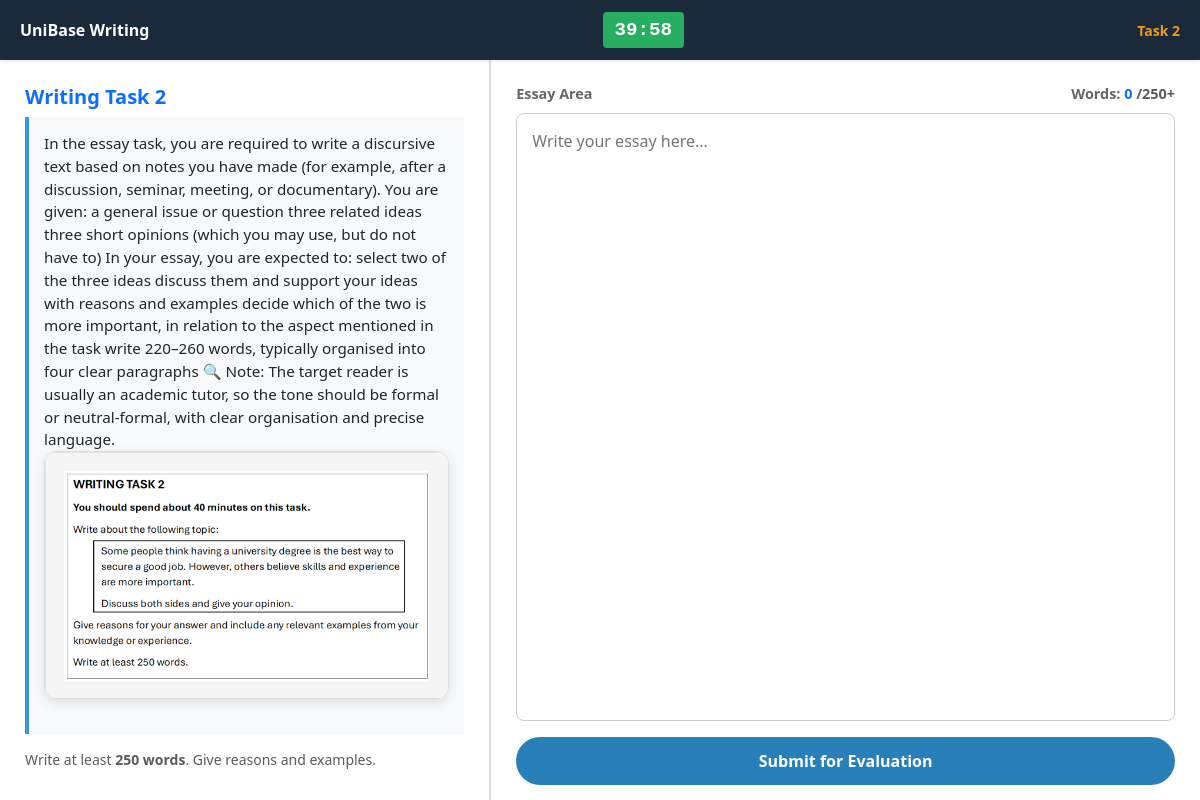
The app's page /writing/3/ (signed in) with its own data.
### app/models.py (models this page shows, shortened)
class PaidTestMixin(models.Model):
    is_paid = models.BooleanField(default=False)
    price = models.PositiveIntegerField(default=25)
    class Meta:
        abstract = True

class WritingQuestion(PaidTestMixin):
    TASK_CHOICES   = (('task1','Task 1'),('task2','Task 2'))
    title          = models.CharField(max_length=255)
    task_type      = models.CharField(max_length=10, choices=TASK_CHOICES)
    question_text  = models.TextField()
    question_image = models.ImageField(upload_to='writing/question/', blank=True, null=True)

### app/views.py (the view)
# urls.py: path('writing/<int:pk>/', writing_detail, name='writing_detail'),
@login_required
def writing_detail(request, pk):
    question = get_object_or_404(WritingQuestion, pk=pk)
    if request.method == 'POST':
        allowed, status = check_test_access(request.user, question, category="IELTS_WRITING")
        if not allowed:
            messages.error(request, "Sizda yetarli coin yo'q!")
            return redirect("buy_coins")
        form = WritingSubmissionForm(request.POST)
        if form.is_valid():
            submission          = form.save(commit=False)
            submission.user     = request.user
            submission.question = question
            ai_result           = check_ielts_writing(question.task_type, question.question_text, submission.answer)
            match = re.search(r'Overall Band:\s*([\d\.]+)', ai_result)
            if match:
                submission.band_score = float(match.group(1))
            submission.feedback = ai_result
            submission.save()
            return redirect('writing_result', submission.id)
    else:
        form = WritingSubmissionForm()
    return render(request, 'detail.html', {'question': question, 'form': form, 'status': 'ready'})

### app/forms.py
class WritingSubmissionForm(forms.ModelForm):
    class Meta:
        model = WritingSubmission
        fields = ['answer']
        widgets = {
            'answer': forms.Textarea(attrs={
                'rows': 15,
                'placeholder': 'Javobingizni shu yerga yozing...',
                'class': 'writing-textarea',
            })
        }

### app/templates/detail.html (shortened to what this page needs)
<!DOCTYPE html>
<html lang="uz">
<head>
    {% load static %}
    <link href="https://cdn.jsdelivr.net/npm/bootstrap@5.3.0/dist/css/bootstrap.min.css" rel="stylesheet">
</head>
<body>
<header class="header shadow-sm">
    <div class="fw-bold">UniBase <span class="d-none d-sm-inline">Writing</span></div>
    <div id="timer">
    </div>
    <div class="small fw-bold {% if question.task_type == 'task1' %}task-badge-1{% else %}task-badge-2{% endif %}">
        {% if question.task_type == 'task1' %}Task 1{% else %}Task 2{% endif %}
    </div>
</header>
<div class="main-container">
    <div class="task-pane">
        <h5 class="text-primary fw-bold">
            Writing {% if question.task_type == 'task1' %}Task 1{% else %}Task 2{% endif %}
        </h5>
        <div class="task-card">
            {{ question.question_text }}
            <div class="task-image-container" style="width: 100%; text-align: center; margin-bottom: 20px;">
                {% if question.question_image %}
                    <img src="{{ question.question_image.url }}"
                         alt="{{ question.title }}"
                         style="max-width: 100%; height: auto; border-radius: 12px; border: 1px solid #ddd; box-shadow: 0 4px 12px rgba(0,0,0,0.1);">
                {% else %}
                    {% if question.task_type == 'task1' %}
                        <div style="padding: 20px; color: #7f8c8d; background: #f8f9fa; border-radius: 8px; border: 1px dashed #ccc;">
                            Grafik / diagramma tasviri mavjud emas
                        </div>
                    {% endif %}
                {% endif %}
            </div>
        </div>
        <p class="small text-muted">
            {% if question.task_type == 'task1' %}
                Write at least <strong>150 words</strong>. Describe the visual information objectively.
            {% else %}
                Write at least <strong>250 words</strong>. Give reasons and examples.
            {% endif %}
        </p>
    </div>
    <div class="editor-pane">
        <div class="status-bar">
            <span>Essay Area</span>
            <span>Words: <span id="word-count" class="text-primary">0</span>
                {% if question.task_type == 'task1' %}
                    <span class="text-muted">/150+</span>
                {% else %}
                    <span class="text-muted">/250+</span>
                {% endif %}
            </span>
        </div>
        <form method="POST" id="writingForm" class="h-100 d-flex flex-column">
            <textarea
                name="answer"
                id="essay-text"
                class="essay-input"
                placeholder="Write your essay here..."
                oninput="updateWordCount()"
            ></textarea>
            <button type="button" class="btn btn-submit mt-3" onclick="confirmSubmit()">
                Submit for Evaluation
            </button>
        </form>
    </div>
</div>
</body>
</html>

### app/templates/detail.html (style rules this page uses)
:root { --ielts-navy: #1a2a3a; --ielts-blue: #3498db; }
body { font-family: 'Segoe UI', Tahoma, sans-serif; background: #f4f7f6; margin: 0; display: flex; flex-direction: column; height: 100vh; }
.header { background: var(--ielts-navy); color: white; padding: 10px 20px; display: flex; align-items: center; justify-content: space-between; z-index: 1000; height: 60px; }
#timer { font-size: 1.2rem; font-weight: bold; background: #27ae60; padding: 4px 12px; border-radius: 4px; font-family: monospace; }
.main-container { display: flex; flex: 1; overflow: hidden; }
.task-pane { flex: 1; background: white; padding: 25px; overflow-y: auto; border-right: 2px solid #ddd; }
.editor-pane { flex: 1.5; display: flex; flex-direction: column; padding: 15px 25px; background: #fff; }
.essay-input { flex: 1; width: 100%; border: 1px solid #ccc; border-radius: 8px; padding: 15px; font-size: 16px; line-height: 1.6; resize: none; outline: none; }
.status-bar { display: flex; justify-content: space-between; padding: 8px 0; font-size: 0.9rem; font-weight: bold; color: #666; }
.task-card { background: #f8f9fa; border-left: 4px solid var(--ielts-blue); padding: 15px; margin-bottom: 15px; font-size: 0.95rem; }
.btn-submit { background-color: #2980b9; color: white; padding: 12px 25px; border-radius: 30px; font-weight: bold; border: none; width: 100%; margin-top: 10px; }
.task-badge-2 { color: #f39c12; }

### records on screen
WritingQuestion: question_text "In the essay task, you are required to write a discursive text based on notes you have made (for example, after a discussion, seminar, meeting, or documentary). You are given: a general issue or question three related ideas three short opinions (which you may use, but do not have to) In your essay, you are expected to: select two of the three ideas discuss them and support your ideas with reasons and examples decide which of the two is more important, in relation to the aspect mentioned in the task write 220–260 words, typically organised into four clear paragraphs 🔍 Note: The target reader is usually an academic tutor, so the tone should be formal or neutral-formal, with clear organisation…", question_image (picture)
